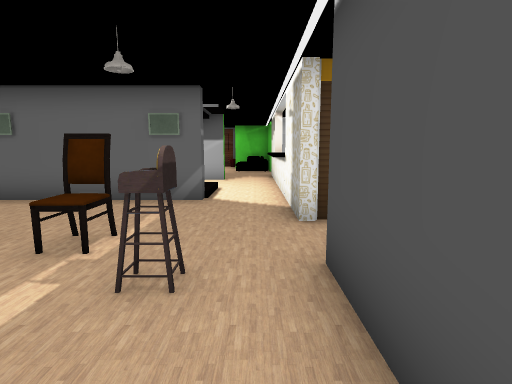
View 1 (above)

16 first-person views from a walk through a 3-D level made in the Unity game engine. The camera is 1.2 m above the floor, tilts 8° down and sees 80° across. The floor is counted in squares, 1 m on a side. Each view is taken from the middle of a square. On the plan, view 1 faces up. The plan holds only what a view shows up to about 13 squares ahead; the rest is blank. The place goes on beyond the plan. The player is left out. Some animated figures are not drawn. Some surface patterns are stand-ins.

View 2
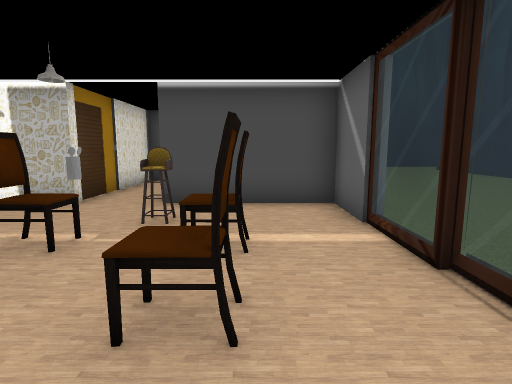

View 3
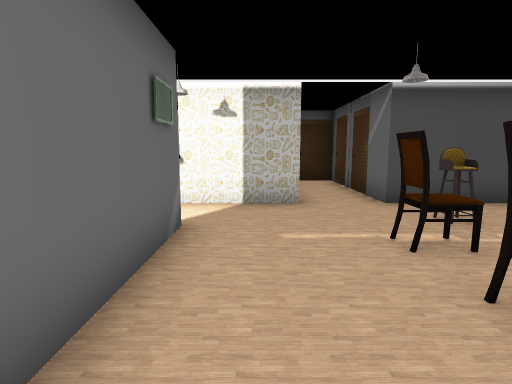

View 4
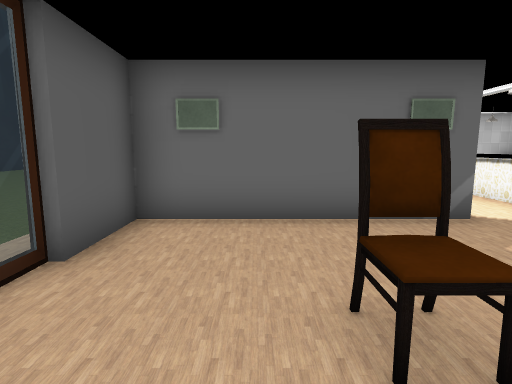

View 5
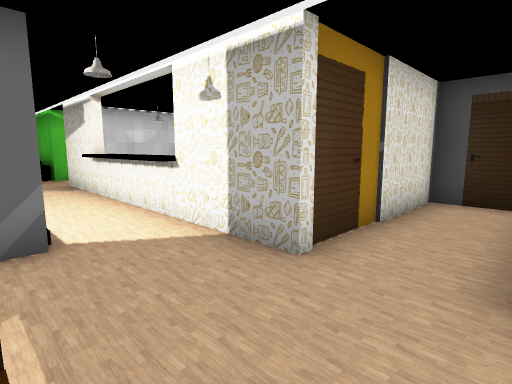

View 6
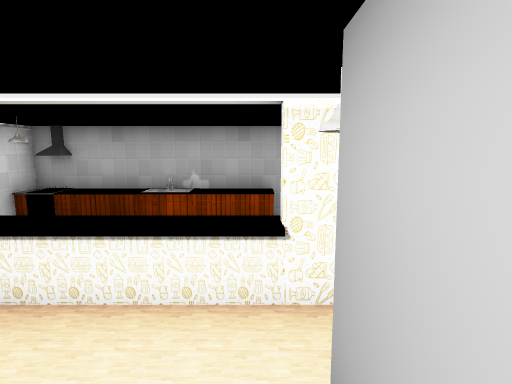

View 7
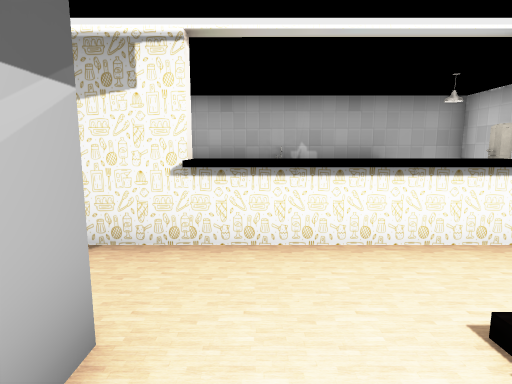

View 8
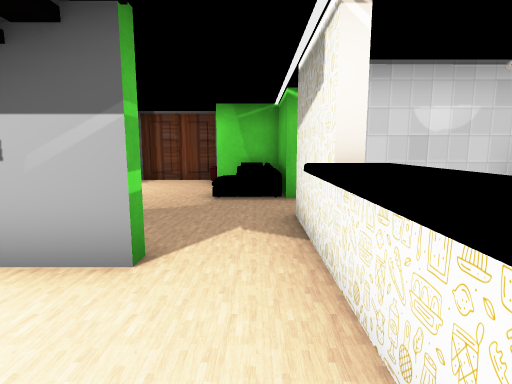

View 9
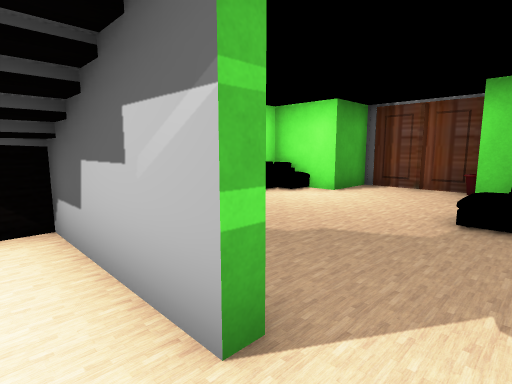

View 10
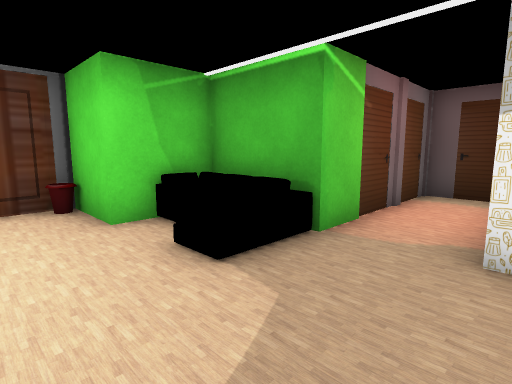

View 11
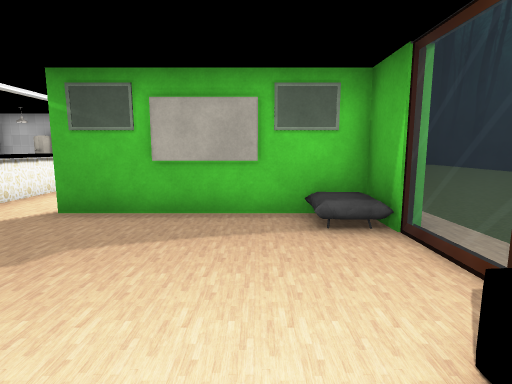

View 12
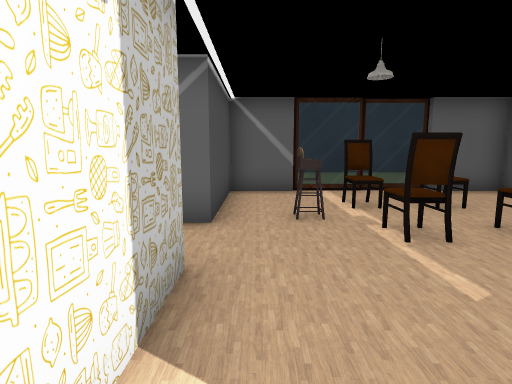

View 13
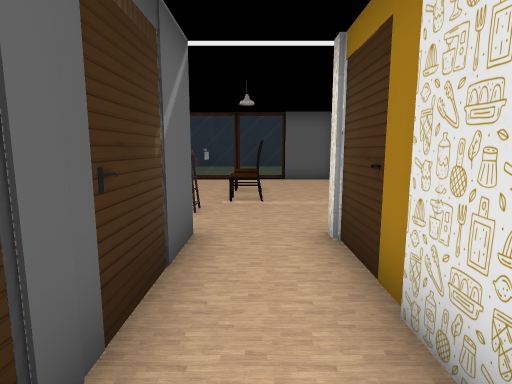

View 14
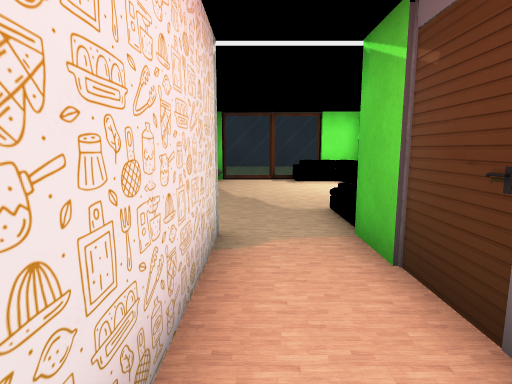

View 15
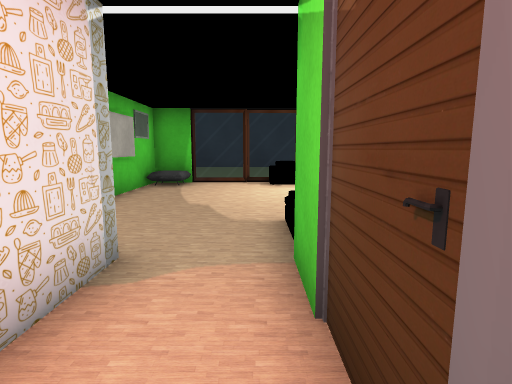

View 16
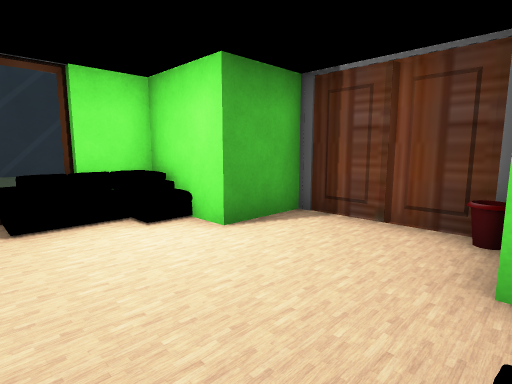

### Floor plan
Key: @ floor where view 1 was taken; # wall or solid block; . main floor; : floor 0.75 m higher than the main floor; / step, stairs or slope; = window, fence, low wall or low ledge; ^ raised ledge; C chair; F fridge; O other object.
Columns run from 7 left of view 1 to 6 right of it. Each row starts with its distance up from view 1.
 21   #####
 20   #...#
 19 ###...#O#
 18 #......=#
 17 #.....O=######
 16 =............#
 15 =............#
 14 =.......####O#
 13 #O......#   O#
 12 ######..#   O#
 11   ##....^   O#
 10      ...^   ##
  9        .^   O#
  8     ://.^   O#
  7 ######/.#    #
  6 #.......# FF #
  5 =.......######
  4 =..C.C.......#
  3 =...O.C.######
  2 =..C.C..#
  1  ..C.C..#
  0  ......@#
 -1 ###===###

Positions as (right, up) in squares from view 1, and headings:
1: (0, 0), facing up
2: (-6, 1), facing right
3: (-6, 6), facing right
4: (-5, 2), facing up
5: (-2, 3), facing up-right
6: (-3, 8), facing right
7: (-3, 11), facing right
8: (0, 9), facing up
9: (0, 11), facing up-left
10: (-3, 14), facing up-right
11: (-5, 18), facing down
12: (0, 8), facing down
13: (5, 4), facing left
14: (5, 15), facing left
15: (4, 16), facing left
16: (-1, 16), facing up-left
